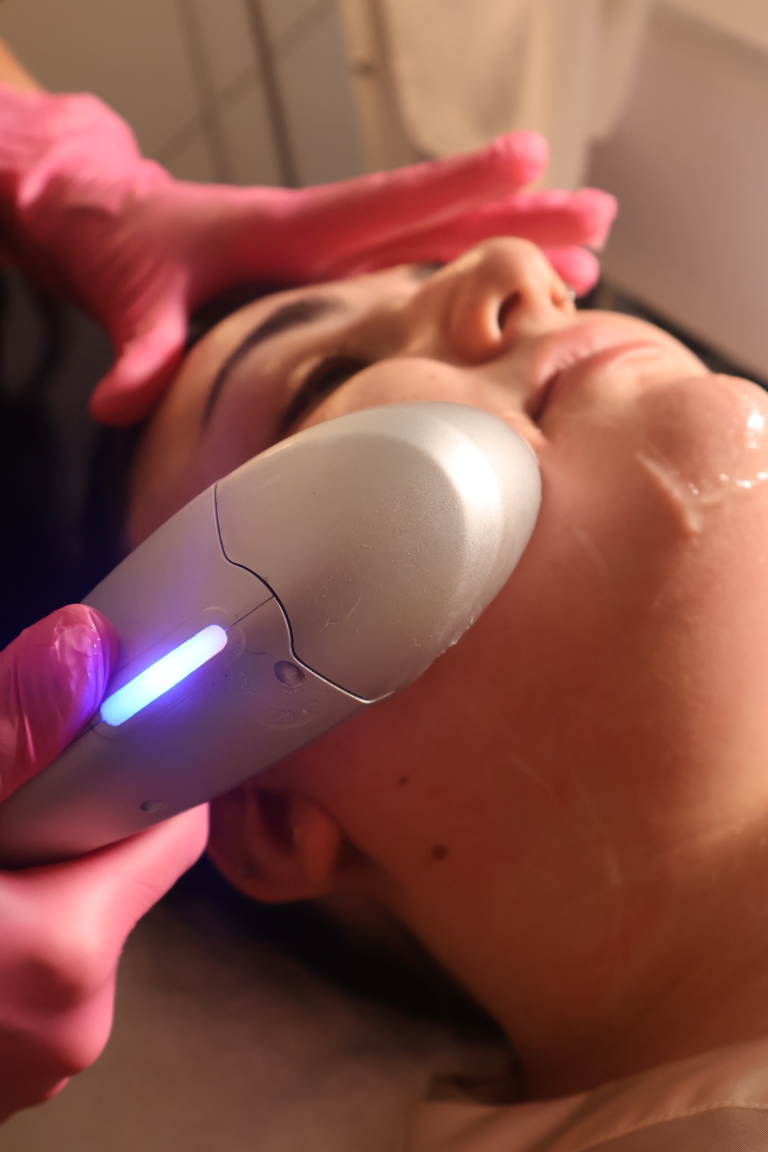
#> input picture brand/photos/owner/hifu-c3-blue-light.jpg, 1536 x 2304 px (shown at 1/2 size); its folder holds only this picture in this run
$ python faces.py ../brand/photos/owner/hifu-c3-blue-light.jpg
#> lines starting #> are read from the running program, lines starting #| are printed output that depends on the picture
#!/usr/bin/env python3
"""Face-aware photo placement for MA Beauty designs.

  python3 tools/faces.py <photo>      -> prints the faces found (x, y, w, h in pixels)

In code:  from faces import place
  css = place(photo_path, box_w, box_h, target_y=0.45)
  returns CSS (background-size + background-position) that scales the photo to cover the box
  and puts the faces' centre at target_y of the box height (0.5 = exact middle; a bit higher,
  e.g. 0.42-0.45, when a logo or headline sits below) and centred horizontally.
Needs: pip install opencv-python-headless
"""
import sys, cv2

import json, os
_cascades = None
FOCUS_FILE = os.path.join(os.path.dirname(os.path.abspath(__file__)), "..", "brand", "photos", "focus.json")

def _iou(a, b):
    ax, ay, aw, ah = a; bx, by, bw, bh = b
    ix = max(0, min(ax + aw, bx + bw) - max(ax, bx)); iy = max(0, min(ay + ah, by + bh) - max(ay, by))
    inter = ix * iy
    return inter / float(aw * ah + bw * bh - inter)

def faces(path):
    """Faces as (x, y, w, h). A manual entry in brand/photos/focus.json (checked by eye) wins."""
    global _cascades
    img = cv2.imread(path); h, w = img.shape[:2]
#> in faces, img is the input picture: shape (2304, 1536, 3); mean B, G, R 72.4, 81.8, 137.2
#> after `h, w = img.shape[:2]`: h = 2304; w = 1536
    try:
        manual = json.load(open(FOCUS_FILE)).get(os.path.basename(path))
    except FileNotFoundError:
        manual = None
    if manual:
        return [tuple(f) for f in manual], (w, h)
    if _cascades is None:
        names = ["haarcascade_frontalface_default.xml", "haarcascade_frontalface_alt2.xml", "haarcascade_profileface.xml"]
        _cascades = [cv2.CascadeClassifier(cv2.data.haarcascades + n) for n in names]
    scale = 1600 / max(w, h) if max(w, h) > 1600 else 1.0
#> scale = 0.694
    small = cv2.resize(img, (int(w * scale), int(h * scale))) if scale != 1 else img
    gray = cv2.equalizeHist(cv2.cvtColor(small, cv2.COLOR_BGR2GRAY))
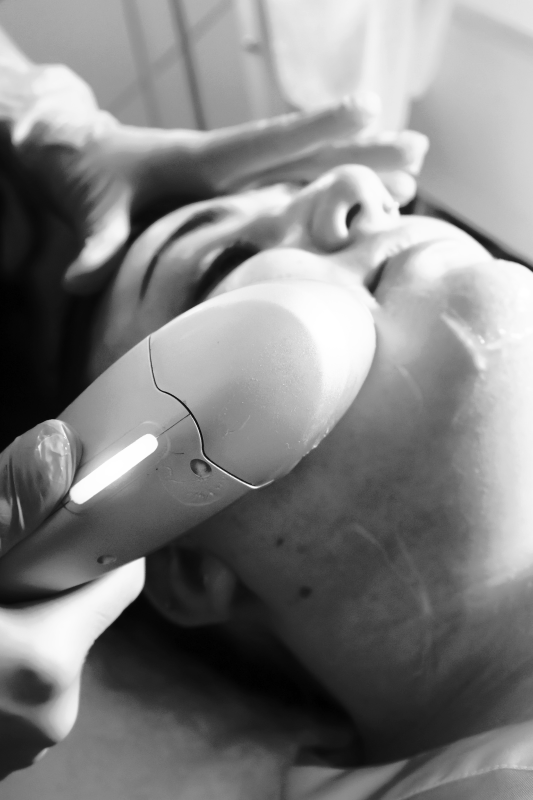
#> gray: shape (1600, 1066) (shown at 1/2 size); min 0, max 255, mean 128.2
    min_side = int(min(small.shape[:2]) * 0.05)
#> min_side = 53
    hits = []
    for c in _cascades:
        for flip in (False, True):
            g = cv2.flip(gray, 1) if flip else gray
            for (x, y, fw, fh) in c.detectMultiScale(g, 1.08, 6, minSize=(min_side, min_side)):
                if flip: x = g.shape[1] - x - fw
                hits.append((x, y, fw, fh))
#> after the loop, hits = []
    # keep detections confirmed by at least 2 detector passes
    out = []
    for a in hits:
        votes = sum(1 for b in hits if _iou(a, b) > 0.3)
        if votes >= 2 and not any(_iou(a, o) > 0.3 for o in out):
            out.append(a)
#> this loop made 0 passes
#> after the loop, out = []
    out = [tuple(int(v / scale) for v in f) for f in out]
    if out:
        biggest = max(f[2] for f in out)
        out = [f for f in out if f[2] >= 0.35 * biggest]
    return out, (w, h)

def place(path, bw, bh, target_y=0.45, target_x=0.5, face_size=None):
    """face_size: optional zoom so the face group's height is this fraction of the box height."""
    found, (iw, ih) = faces(path)
    s = max(bw / iw, bh / ih)
    if face_size and found:
        fh = max(f[1] + f[3] for f in found) - min(f[1] for f in found)
        s = max(s, face_size * bh / fh)
    if found:
        x0 = min(f[0] for f in found); x1 = max(f[0] + f[2] for f in found)
        y0 = min(f[1] for f in found); y1 = max(f[1] + f[3] for f in found)
        fx, fy = (x0 + x1) / 2, (y0 + y1) / 2
    else:
        fx, fy = iw / 2, ih / 2
    ox = min(0, max(bw - iw * s, target_x * bw - fx * s))
    oy = min(0, max(bh - ih * s, target_y * bh - fy * s))
    return f"background-size:{iw*s:.0f}px {ih*s:.0f}px;background-position:{ox:.0f}px {oy:.0f}px;"

if __name__ == "__main__":
    for p in sys.argv[1:]:
        f, size = faces(p); print(p, size, f)
#> after `f, size = faces(p)`: f = []; size = (1536, 2304)

def place_xy(path, bw, bh, target_y=0.45, target_x=0.5, face_size=None):
    """Numbers version of place(): (scaled_w, scaled_h, crop_x, crop_y, face_fx, face_fy) where
    crop_x/y is the top-left of the bw x bh crop in the scaled image and face_fx/fy is the
    face-group centre as a fraction of the crop (useful for zooming towards the face)."""
    found, (iw, ih) = faces(path)
    s = max(bw / iw, bh / ih)
    if face_size and found:
        fh = max(f[1] + f[3] for f in found) - min(f[1] for f in found)
        s = max(s, face_size * bh / fh)
    if found:
        x0 = min(f[0] for f in found); x1 = max(f[0] + f[2] for f in found)
        y0 = min(f[1] for f in found); y1 = max(f[1] + f[3] for f in found)
        fx, fy = (x0 + x1) / 2, (y0 + y1) / 2
    else:
        fx, fy = iw / 2, ih / 2
    ox = min(0, max(bw - iw * s, target_x * bw - fx * s))
    oy = min(0, max(bh - ih * s, target_y * bh - fy * s))
    return (round(iw * s), round(ih * s), round(-ox), round(-oy),
            (fx * s + ox) / bw, (fy * s + oy) / bh)

$ run again, on brand/photos/website/circle-body.png
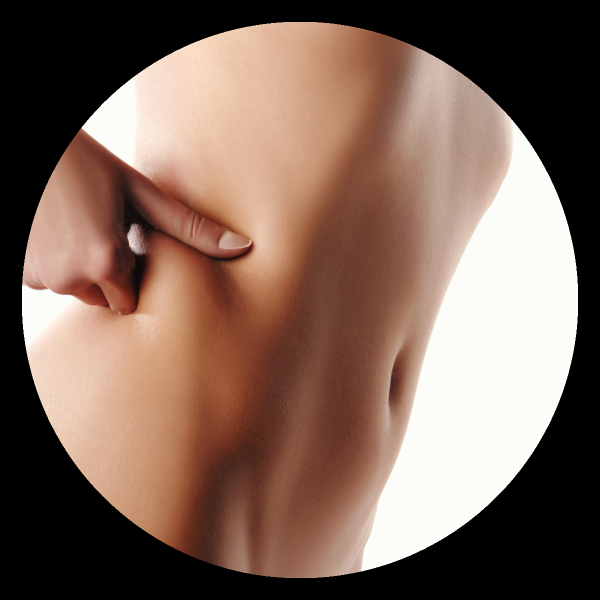
#> input picture brand/photos/website/circle-body.png, 1200 x 1200 px (shown at 1/2 size)
#> in faces, img is the input picture: shape (1200, 1200, 3); mean B, G, R 89.4, 101.7, 126.2
#> in faces, `gray = cv2.equalizeHist(cv2.cvtColor(small, cv2.COLOR_BGR2GRAY))`:
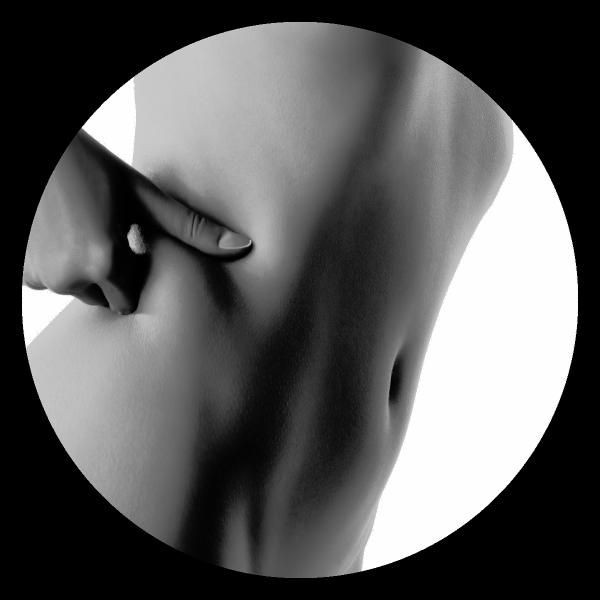
#> gray: shape (1200, 1200) (shown at 1/2 size); min 0, max 255, mean 90
#> after the loop in faces, `for c in _cascades:`: hits = []
#> size = (1200, 1200)

$ run again, on brand/photos/owner/hifu-c3-cheek-closeup.jpg
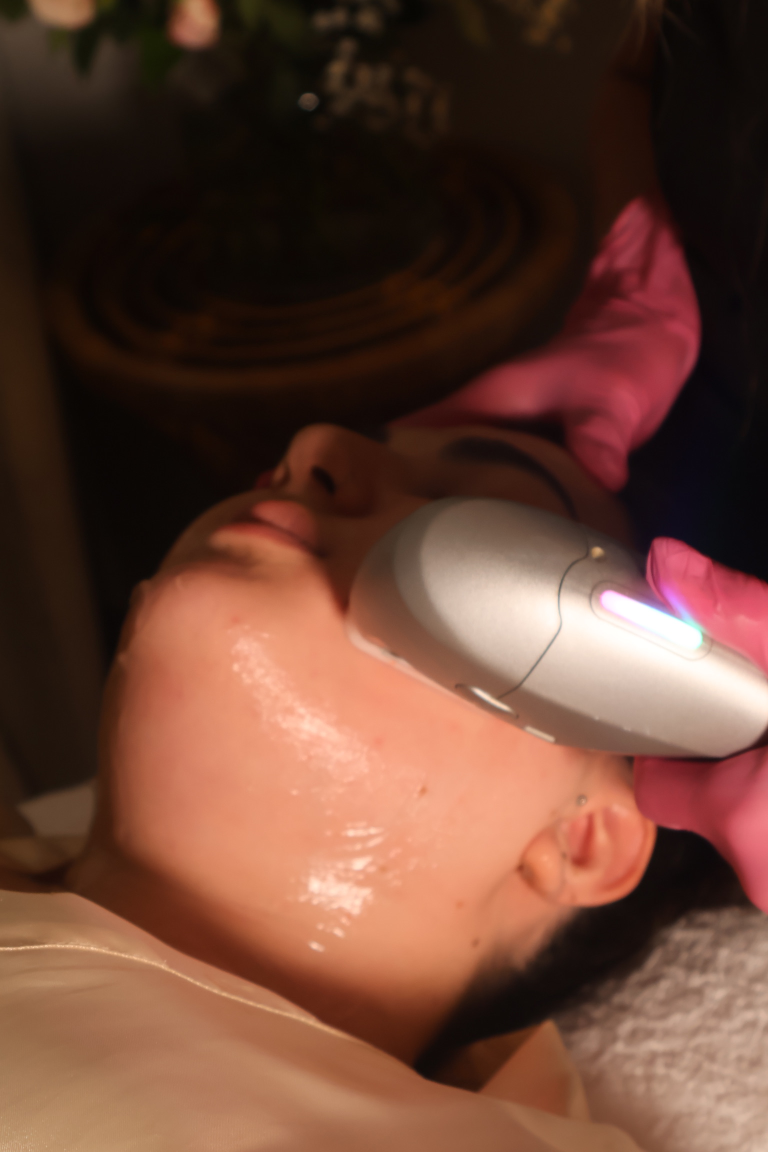
#> input picture brand/photos/owner/hifu-c3-cheek-closeup.jpg, 1536 x 2304 px (shown at 1/2 size)
#> in faces, img is the input picture: shape (2304, 1536, 3); mean B, G, R 52.1, 66.6, 104.4
#> in faces, `gray = cv2.equalizeHist(cv2.cvtColor(small, cv2.COLOR_BGR2GRAY))`:
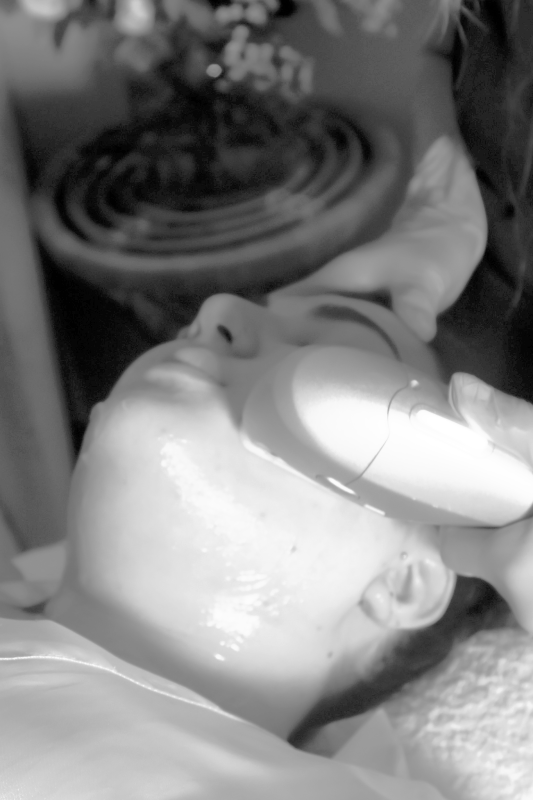
#> gray: shape (1600, 1066) (shown at 1/2 size); min 0, max 255, mean 129
#> after the loop in faces, `for c in _cascades:`: hits = []
#> size = (1536, 2304)

$ run again, on brand/photos/owner/hifu-c3-flowers.jpg
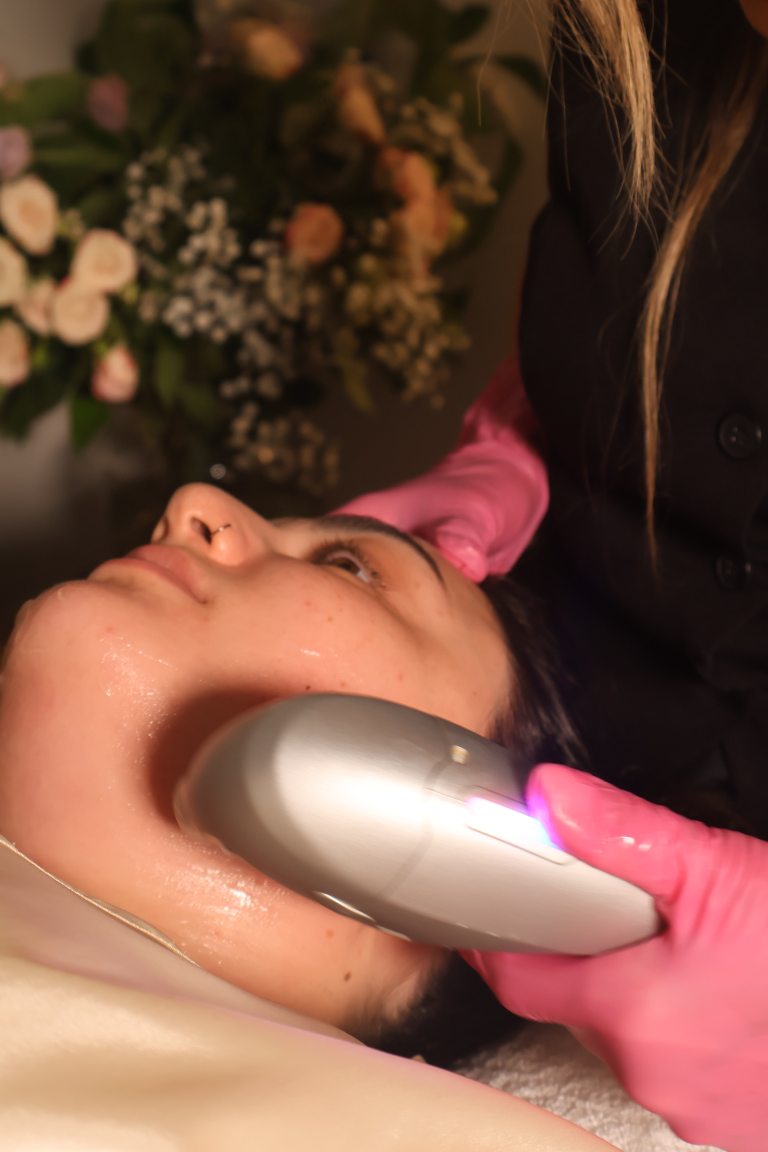
#> input picture brand/photos/owner/hifu-c3-flowers.jpg, 1536 x 2304 px (shown at 1/2 size)
#> in faces, img is the input picture: shape (2304, 1536, 3); mean B, G, R 67, 82.9, 123.4
#> in faces, `gray = cv2.equalizeHist(cv2.cvtColor(small, cv2.COLOR_BGR2GRAY))`:
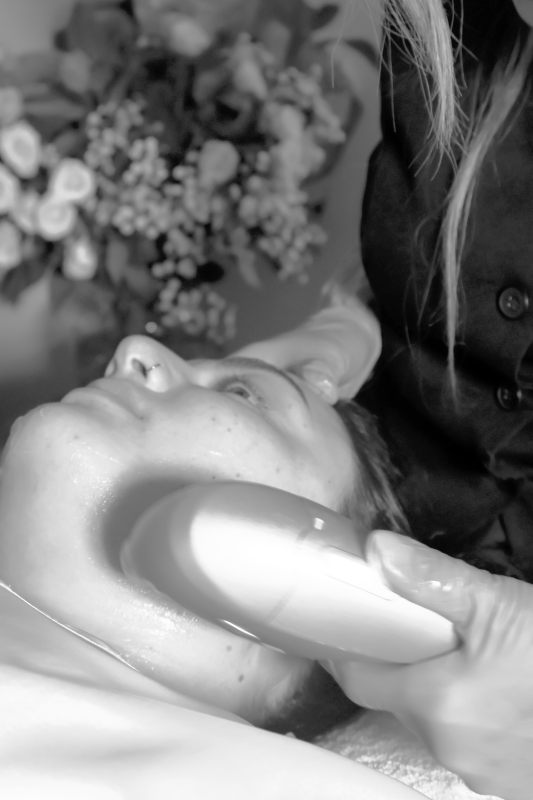
#> gray: shape (1600, 1066) (shown at 1/2 size); min 0, max 255, mean 128.4
#> after the loop in faces, `for c in _cascades:`: hits = [(991, 578, 59, 59), (428, 460, 79, 79), (990, 574, 65, 65)]; x = 990
#> the loop in faces, `for a in hits:` made 3 passes
#> after the loop in faces, `for a in hits:`: out = [(991, 578, 59, 59)]
#> in faces, `out = [tuple(int(v / scale) for v in f) for f in out]`: out = [(1427, 832, 84, 84)]
#> biggest = 84
#> f = [(1427, 832, 84, 84)]; size = (1536, 2304)
